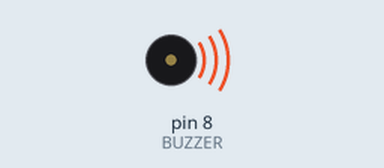
This sketch was run on a simulated Arduino Uno, built with avr-gcc and run on an emulated ATmega328P. Shown: buzzer (waves = sounding).

Above: at 0.7 s.
At 60.8 s:
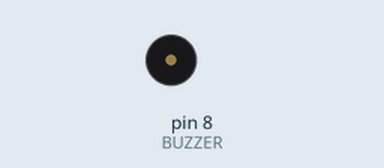
Timing chart, 0 to 62.3 s (numbered marks = the images above):
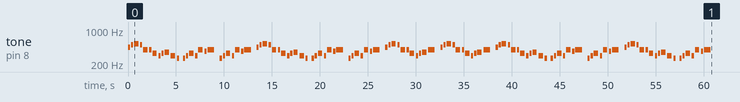

The sketch:

upsala_no_la_debemos_dormir_s.ino
```cpp
// Generado con Partitura → Arduino
// 237 notas/silencios · duración ≈ 60.8 s · 188 BPM
#include <avr/pgmspace.h>
#if !defined(PROGMEM)
  #define PROGMEM
  #define pgm_read_word(p) (*(p))
#endif

#define BUZZER 8
const uint16_t N = 237;

// Frecuencias en Hz (0 = silencio)
const uint16_t melody[] PROGMEM = {
  440, 0, 494, 0, 523, 0, 494, 0, 392, 0, 392, 0,
  330, 0, 294, 0, 330, 0, 349, 0, 294, 0, 262, 0,
  262, 0, 294, 0, 330, 0, 294, 0, 392, 0, 370, 0,
  392, 0, 262, 0, 294, 0, 330, 0, 294, 0, 392, 0,
  370, 0, 392, 0, 440, 0, 494, 0, 523, 0, 494, 0,
  392, 0, 392, 0, 330, 0, 294, 0, 330, 0, 349, 0,
  294, 0, 262, 0, 262, 0, 294, 0, 330, 0, 294, 0,
  392, 0, 370, 0, 392, 0, 262, 0, 294, 0, 330, 0,
  294, 0, 392, 0, 370, 0, 392, 0, 440, 0, 494, 0,
  523, 0, 494, 0, 392, 0, 392, 0, 330, 0, 294, 0,
  330, 0, 349, 0, 392, 0, 440, 0, 494, 0, 523, 0,
  494, 0, 392, 0, 392, 0, 330, 0, 294, 0, 330, 0,
  349, 0, 392, 0, 440, 0, 494, 0, 523, 0, 494, 0,
  392, 0, 392, 0, 330, 0, 294, 0, 330, 0, 349, 0,
  294, 0, 262, 0, 262, 0, 294, 0, 330, 0, 294, 0,
  392, 0, 370, 0, 392, 0, 262, 0, 294, 0, 330, 0,
  294, 0, 392, 0, 370, 0, 392, 0, 440, 0, 494, 0,
  523, 0, 494, 0, 392, 0, 392, 0, 330, 0, 294, 0,
  330, 0, 349, 0, 294, 0, 262, 0, 262, 0, 294, 0,
  330, 0, 294, 0, 392, 0, 370, 0, 392
};
// Duraciones en ms
const uint16_t dur[] PROGMEM = {
  255, 64, 255, 64, 511, 128, 255, 64, 511, 128, 255, 64,
  511, 128, 255, 64, 255, 64, 511, 128, 511, 128, 255, 383,
  255, 64, 255, 64, 511, 128, 255, 64, 511, 128, 255, 64,
  766, 511, 255, 64, 255, 64, 511, 128, 255, 64, 511, 128,
  255, 64, 766, 511, 255, 64, 255, 64, 511, 128, 255, 64,
  511, 128, 255, 64, 511, 128, 255, 64, 255, 64, 511, 128,
  511, 128, 255, 383, 255, 64, 255, 64, 511, 128, 255, 64,
  511, 128, 255, 64, 766, 511, 255, 64, 255, 64, 511, 128,
  255, 64, 511, 128, 255, 64, 766, 511, 255, 64, 255, 64,
  511, 128, 255, 64, 511, 128, 255, 64, 511, 128, 255, 64,
  255, 64, 511, 128, 766, 511, 255, 64, 255, 64, 511, 128,
  255, 64, 511, 128, 255, 64, 511, 128, 255, 64, 255, 64,
  511, 128, 766, 511, 255, 64, 255, 64, 511, 128, 255, 64,
  511, 128, 255, 64, 511, 128, 255, 64, 255, 64, 511, 128,
  511, 128, 255, 383, 255, 64, 255, 64, 511, 128, 255, 64,
  511, 128, 255, 64, 766, 511, 255, 64, 255, 64, 511, 128,
  255, 64, 511, 128, 255, 64, 766, 511, 255, 64, 255, 64,
  511, 128, 255, 64, 511, 128, 255, 64, 511, 128, 255, 64,
  255, 64, 511, 128, 511, 128, 255, 383, 255, 64, 255, 64,
  511, 128, 255, 64, 511, 128, 255, 64, 766
};

void playSong() {
  for (uint16_t i = 0; i < N; i++) {
    uint16_t f = pgm_read_word(&melody[i]);
    uint16_t d = pgm_read_word(&dur[i]);
    if (f) tone(BUZZER, f, (uint32_t)d * 90 / 100);
    delay(d);
    noTone(BUZZER);
  }
}

void setup() {
  pinMode(BUZZER, OUTPUT);
  playSong();
}

void loop() {
}
```
